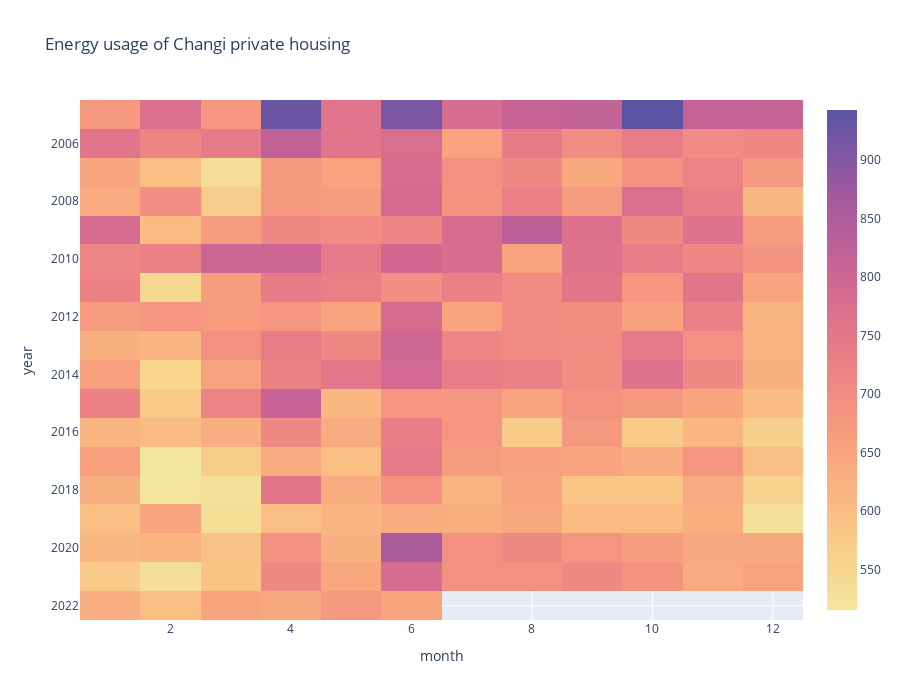

This figure's notebook cell:
### Code cell
changi_private_housing_viz=energy_usage_viz.pivot(index='year', columns= 'month', values='changi_private_housing')
px.imshow(changi_private_housing_viz, height=700, aspect='auto', title='Energy usage of Changi private housing',
          color_continuous_scale='sunset')

### Figure 1 — Plotly figure (JSON) as saved in the notebook; plotly's stock layout.template omitted (floating-point values rounded to 4 significant figures; data arrays with more than 128 entries replaced by an {"elided": "..."} marker saying what was removed)
{"data": [{"coloraxis": "coloraxis", "hovertemplate": "month: %{x}<br>year: %{y}<br>color: %{z}<extra></extra>", "name": "0", "type": "heatmap", "x": [1, 2, 3, 4, 5, 6, 7, 8, 9, 10, 11, 12], "xaxis": "x", "y": [2005, 2006, 2007, 2008, 2009, 2010, 2011, 2012, 2013, 2014, 2015, 2016, 2017, 2018, 2019, 2020, 2021, 2022], "yaxis": "y", "z": {"elided": "18x12 float values"}}], "layout": {"coloraxis": {"colorscale": [[0, "rgb(243, 231, 155)"], [0.1667, "rgb(250, 196, 132)"], [0.3333, "rgb(248, 160, 126)"], [0.5, "rgb(235, 127, 134)"], [0.6667, "rgb(206, 102, 147)"], [0.8333, "rgb(160, 89, 160)"], [1, "rgb(92, 83, 165)"]]}, "height": 700, "title": {"text": "Energy usage of Changi private housing"}, "xaxis": {"anchor": "y", "domain": [0, 1], "title": {"text": "month"}}, "yaxis": {"anchor": "x", "autorange": "reversed", "domain": [0, 1], "title": {"text": "year"}}}}
